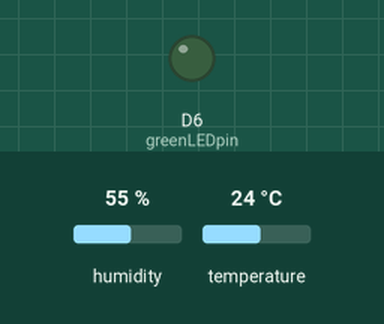
A sketch run on a simulated ESP8266 (NodeMCU). Parts: output pins drawn as LEDs (lit = HIGH). The test bench sets the inputs (shaded band); at power-on: humidity 55 %, temperature 24 °C. WiFi joins after 1.5 s; servers stay silent unless stated; what the sketch prints to the serial monitor is not drawn. At 2.5 s the program puts the board to deep sleep or switches it off; the recording ends there.

Above: at 0.1 s.
Timing chart, 0 to 2.5 s (numbered marks = the images above):
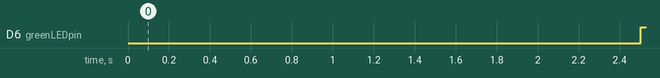

The sketch:

MQTT2AIMOS3_temp.ino
```cpp
//--------------------------------------------------------------------------------
// MQTT to AIMOS MQTT Brocker
// Fred Lupper, 16.10.2017
// Last modified: 16.10.2017
//--------------------------------------------------------------------------------

#include "UbidotsESPMQTT.h"
#include <SoftwareSerial.h>
#include "DHT.h"

#define SSID "iPhone von Alfred"
#define PASS "Fred01i#"

#define TOKEN "A1E-i8eODe5VEDhD9wt8T4gYDIFd2IrxEF"

#define greenLEDpin D6   // LED zum Blinken. Bei ESP-07 Pin 2. Bei ESP-01 Pin 1
#define redLEDpin D8   // LED zum Blinken. Bei ESP-07 Pin 2. Bei ESP-01 Pin 1
#define Light_PIN A0

#define Maxtimeout 60

#define DHTPIN D4
#define DHTTYPE DHT11 // DHT 11

const int SleepTime = 60;
int timeout = 0;

DHT dht(DHTPIN, DHTTYPE);

Ubidots client(TOKEN);

/****************************************
 * Auxiliar Functions
 ****************************************/

void callback(char* topic, byte* payload, unsigned int length) {
  Serial.print("Message arrived [");
  Serial.print(topic);
  Serial.print("] ");
  for (int i=0;i<length;i++) {
    Serial.print((char)payload[i]);
  }
  Serial.println();
}

void setup() {

  //------------------------------------ Init Serial -----------------------------------------------------------------------

    Serial.begin(115200);
    Serial.setTimeout(2000);
    // Wait for serial to initialize.
    while(!Serial) { }
    Serial.println();
    Serial.println("I'm awake.");

  //------------------------------------ Im Station Modus mit Netzwerk verbinden -------------------------------------------

      client.setDebug(true); // Pass a true or false bool value to activate debug messages

      WiFi.begin(SSID, PASS);

      while (WiFi.status() != WL_CONNECTED) {
        delay(500);
        Serial.print(".");

        if  (timeout > Maxtimeout) {
            Serial.println(F("WiFi failed to connect"));
            pinMode(redLEDpin, OUTPUT);
            digitalWrite(redLEDpin, 0);  // red LED ON für 2 Sekunden
            delay(1000);
            digitalWrite(redLEDpin, 1);
            ESP.deepSleep(1000000 * SleepTime); // schlafe für 60 Sekunden und versuche es dann nochmals
            delay(100);
        }
        timeout++;
       }

      WiFi.setAutoReconnect(true);
      Serial.println(F("WiFi connected"));
      Serial.println(F("IP address: "));
      Serial.println(WiFi.localIP());

      client.begin(callback);

      client.setClientName();

      if(!client.connected()){
      client.reconnect();
      }

      pinMode(greenLEDpin, OUTPUT);
      digitalWrite(greenLEDpin, 0);  // green LED ON für 2 Sekunden
      delay(1000);
      digitalWrite(greenLEDpin, 1);

  //------------------------------------ Sensoren lesen  -------------------------------------------

    dht.begin();

      float h = dht.readHumidity();
  // Read temperature as Celsius (the default)
      float t = dht.readTemperature();

  // Check if any reads failed and exit early (to try again).
    if (isnan(h) || isnan(t)) {
      Serial.println("Failed to read from DHT sensor!");
      return;
    }

    pinMode(Light_PIN, INPUT);
    float lux = analogRead(Light_PIN);

    Serial.print("Humidity: ");
    Serial.print(h);
    Serial.println(" %");
    Serial.print("Temperature: ");
    Serial.print(t);
    Serial.println(" *C");
    Serial.print("Brightness: ");
    Serial.print(lux);
    Serial.println(" lux");

    client.add("hum", h); //Insert your variable Labels and the value to be sent
    client.add("temp", t); //Insert your variable Labels and the value to be sent
    client.add("lux", lux); //Insert your variable Labels and the value to be sent
    client.ubidotsPublish("aimos");
    client.loop();

 //   delay(10000);
    Serial.println();
    Serial.println("Going into deep sleep");
    ESP.deepSleep(1000000 * SleepTime); // schlafe für 60 Sekunden
    delay(100);
}

void loop() {
  yield();
}
```

Measured:
- by itself, D6 (greenLEDpin): LOW → HIGH at 2.5 s
